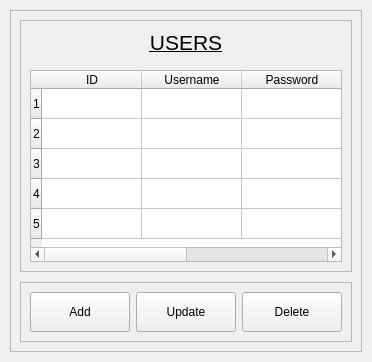
                            <widget class="QWidget" name="users">
                             <property name="styleSheet">
                              <string notr="true"/>
                             </property>
                             <layout class="QVBoxLayout" name="verticalLayout_17">
                              <property name="spacing">
                               <number>10</number>
                              </property>
                              <property name="leftMargin">
                               <number>10</number>
                              </property>
                              <property name="topMargin">
                               <number>10</number>
                              </property>
                              <property name="rightMargin">
                               <number>10</number>
                              </property>
                              <property name="bottomMargin">
                               <number>10</number>
                              </property>
                              <item>
                               <widget class="QFrame" name="user_frame">
                                <property name="frameShape">
                                 <enum>QFrame::StyledPanel</enum>
                                </property>
                                <property name="frameShadow">
                                 <enum>QFrame::Raised</enum>
                                </property>
                                <layout class="QVBoxLayout" name="verticalLayout_18" stretch="6,1">
                                 <property name="spacing">
                                  <number>10</number>
                                 </property>
                                 <item>
                                  <widget class="QFrame" name="frame_4">
                                   <property name="frameShape">
                                    <enum>QFrame::StyledPanel</enum>
                                   </property>
                                   <property name="frameShadow">
                                    <enum>QFrame::Raised</enum>
                                   </property>
                                   <layout class="QVBoxLayout" name="verticalLayout_19">
                                    <property name="spacing">
                                     <number>15</number>
                                    </property>
                                    <item alignment="Qt::AlignTop">
                                     <widget class="QLabel" name="customer_label">
                                      <property name="font">
                                       <font>
                                        <family>MS Shell Dlg 2</family>
                                        <pointsize>16</pointsize>
                                        <weight>50</weight>
                                        <italic>false</italic>
                                        <bold>false</bold>
                                        <underline>true</underline>
                                       </font>
                                      </property>
                                      <property name="styleSheet">
                                       <string notr="true">font: 75 20pt &quot;MS Shell Dlg 2&quot;;
font: 16pt &quot;MS Shell Dlg 2&quot;;
text-decoration: underline;</string>
                                      </property>
                                      <property name="text">
                                       <string>USERS</string>
                                      </property>
                                      <property name="alignment">
                                       <set>Qt::AlignCenter</set>
                                      </property>
                                     </widget>
                                    </item>
                                    <item>
                                     <widget class="QTableWidget" name="userTableWidget">
                                      <property name="editTriggers">
                                       <set>QAbstractItemView::NoEditTriggers</set>
                                      </property>
                                      <property name="verticalScrollMode">
                                       <enum>QAbstractItemView::ScrollPerPixel</enum>
                                      </property>
                                      <row>
                                       <property name="text">
                                        <string>1</string>
                                       </property>
                                      </row>
                                      <row>
                                       <property name="text">
                                        <string>2</string>
                                       </property>
                                      </row>
                                      <row>
                                       <property name="text">
                                        <string>3</string>
                                       </property>
                                      </row>
                                      <row>
                                       <property name="text">
                                        <string>4</string>
                                       </property>
                                      </row>
                                      <row>
                                       <property name="text">
                                        <string>5</string>
                                       </property>
                                      </row>
                                      <column>
                                       <property name="text">
                                        <string>ID</string>
                                       </property>
                                      </column>
                                      <column>
                                       <property name="text">
                                        <string>Username</string>
                                       </property>
                                      </column>
                                      <column>
                                       <property name="text">
                                        <string>Password</string>
                                       </property>
                                      </column>
                                      <column>
                                       <property name="text">
                                        <string>Is Admin</string>
                                       </property>
                                      </column>
                                     </widget>
                                    </item>
                                   </layout>
                                  </widget>
                                 </item>
                                 <item alignment="Qt::AlignRight">
                                  <widget class="QFrame" name="frame_5">
                                   <property name="frameShape">
                                    <enum>QFrame::StyledPanel</enum>
                                   </property>
                                   <property name="frameShadow">
                                    <enum>QFrame::Raised</enum>
                                   </property>
                                   <layout class="QHBoxLayout" name="horizontalLayout_10">
                                    <item>
                                     <widget class="QPushButton" name="user_add_button">
                                      <property name="minimumSize">
                                       <size>
                                        <width>100</width>
                                        <height>40</height>
                                       </size>
                                      </property>
                                      <property name="text">
                                       <string>Add</string>
                                      </property>
                                     </widget>
                                    </item>
                                    <item>
                                     <widget class="QPushButton" name="user_update_button">
                                      <property name="minimumSize">
                                       <size>
                                        <width>100</width>
                                        <height>40</height>
                                       </size>
                                      </property>
                                      <property name="text">
                                       <string>Update</string>
                                      </property>
                                     </widget>
                                    </item>
                                    <item>
                                     <widget class="QPushButton" name="user_delete_button">
                                      <property name="minimumSize">
                                       <size>
                                        <width>100</width>
                                        <height>40</height>
                                       </size>
                                      </property>
                                      <property name="text">
                                       <string>Delete</string>
                                      </property>
                                     </widget>
                                    </item>
                                   </layout>
                                  </widget>
                                 </item>
                                </layout>
                               </widget>
                              </item>
                             </layout>
                            </widget>
